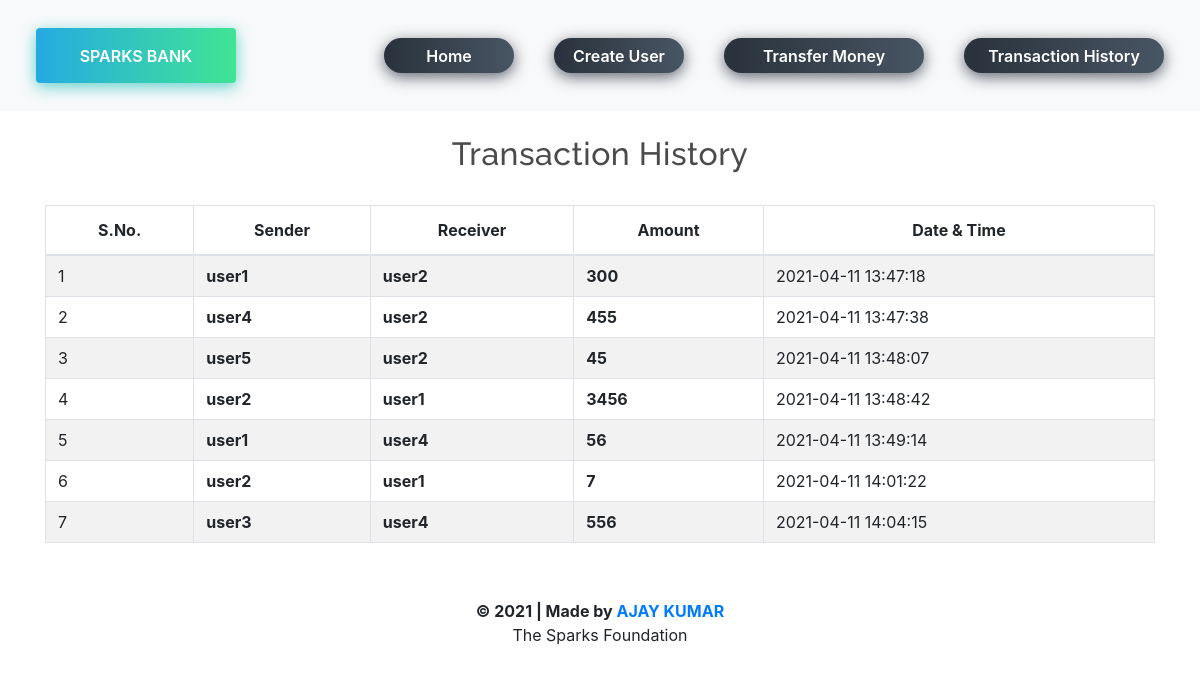
The page /history.php on the database its author committed.
### tables this page shows
CREATE TABLE `transaction` (
  `sno` int(3) NOT NULL,
  `sender` text NOT NULL,
  `receiver` text NOT NULL,
  `balance` int(8) NOT NULL,
  `datetime` TIMESTAMP NOT NULL DEFAULT current_timestamp()
);

### history.php (the view, shortened to what this page needs)
<!doctype html>
<html lang="en">
  <head>
    <link rel="stylesheet" href="https://stackpath.bootstrapcdn.com/bootstrap/4.5.2/css/bootstrap.min.css">
    <link rel="stylesheet" type="text/css" href="assets/css/navbar.css">
    <link href="https://unpkg.com/aos@2.3.1/dist/aos.css" rel="stylesheet">
  </head>
  <body>
  <?php
  include 'header.php';
  ?>
  <div class="container">
        <h2 class="text-center pt-4">Transaction History</h2>
       <br>
       <div class="table-responsive-sm">
    <table class="table table-hover table-striped table-condensed table-bordered">
        <thead>
            <tr>
                <th class="text-center">S.No.</th>
                <th class="text-center">Sender</th>
                <th class="text-center">Receiver</th>
                <th class="text-center">Amount</th>
                <th class="text-center">Date & Time</th>
            </tr>
        </thead>
        <tbody>
        <?php
            include 'config/dbconfig.php';
            $sql ="select * from transaction";
            $query =mysqli_query($conn, $sql);
            $sno = 0 ;
            while($rows = mysqli_fetch_assoc($query))
            {
              $sno= $sno+1;
        ?>
            <tr>
            <td class="py-2"><?php echo $sno ?></td>
            <td class="py-2"><b><?php echo $rows['sender']; ?></b></td>
            <td class="py-2"><b><?php echo $rows['receiver']; ?></b></td>
            <td class="py-2"><b><?php echo $rows['balance']; ?> </b></td>
            <td class="py-2"><?php echo $rows['datetime']; ?> </td>
        <?php
            }
        ?>
        </tbody>
    </table>
    </div>
   </div>
  <?php
  include 'footer.php';
  ?>
  </body>
</html>

### header.php (shortened to what this page needs)
<link rel="stylesheet" type="text/css" href="assets/css/navbar.css">
<nav class="navbar navbar-expand-md navbar-light bg-light">
      <a href="index.php" ><button style="width:200px;height:55px;border-radius: 4px;" class="btn-hover color-1">SPARKS BANK</button></a>
      <div class="collapse navbar-collapse" id="collapsibleNavbar">
            <ul class="navbar-nav ml-auto">
              <li class="nav-item">
                <a href="index.php"><button style="width:130px;heigh:25px" class="btn-hover color-8">Home</button> </a>
              </li>
              <li class="nav-item">
                <a href="createuser.php"><button style="width:130px;heigh:25px"class="btn-hover color-8">Create User</button>  </a>
              </li>
              <li class="nav-item">
                <a href="transaction.php"><button style="width:200px;" class="btn-hover color-8">Transfer Money</button>  </a>
              </li>
              <li class="nav-item">
                <a href="history.php"><button style="width:200px;" class="btn-hover color-8">Transaction History</button>  </a>
              </li>
          </div>
       </nav>

### footer.php
<footer class="text-center mt-5 py-2">
        <p><b>&copy 2021 | Made by <a target=" " href="https://www.linkedin.com/in/ajaykr00kj/"> AJAY KUMAR</a></b> <br> The Sparks Foundation</p>
</footer>

### assets/css/navbar.css (style rules this page uses)
h2 { color: #4C4B4B; letter-spacing: 0.5px; font-family: raleway; }
* { -webkit-box-sizing: border-box; -moz-box-sizing: border-box; box-sizing: border-box; }
.btn-hover { width: 150px; font-size: 16px; font-weight: 600; color: #fff; cursor: pointer; margin: 20px; height: 35px; text-align:center; border: none; background-size: 300% 100%; border-radius: 50px; moz-transition: all .4s ease-in-out; -o-transition: all .4s ease-in-out; -webkit-transition: all .4s ease-in-out; transition: all .4s ease-in-out; }
.btn-hover.color-1 { background-image: linear-gradient(to right, #25aae1, #40e495, #30dd8a, #2bb673); box-shadow: 0 4px 15px 0 rgba(49, 196, 190, 0.75); }
.btn-hover.color-8 { background-image: linear-gradient(to right, #29323c, #485563, #2b5876, #4e4376); box-shadow: 0 4px 15px 0 rgba(45, 54, 65, 0.75); }

### rows shown on the page
transaction: sender "user1", receiver "user2", balance "300", datetime "2021-04-11 13:47:18"
transaction: sender "user4", receiver "user2", balance "455", datetime "2021-04-11 13:47:38"
transaction: sender "user5", receiver "user2", balance "45", datetime "2021-04-11 13:48:07"
transaction: sender "user2", receiver "user1", balance "3456", datetime "2021-04-11 13:48:42"
transaction: sender "user1", receiver "user4", balance "56", datetime "2021-04-11 13:49:14"
transaction: sender "user2", receiver "user1", balance "7", datetime "2021-04-11 14:01:22"
transaction: sender "user3", receiver "user4", balance "556", datetime "2021-04-11 14:04:15"
